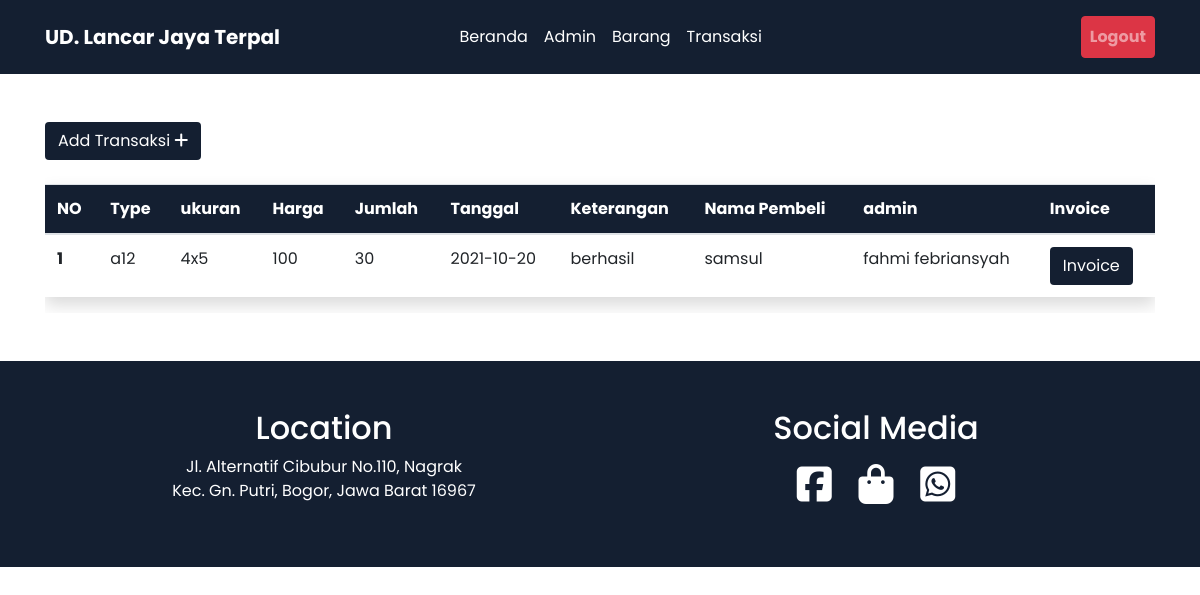
Page /transaksi.php (signed in) on the committed database.
### tables this page shows
CREATE TABLE `transaksi` (
  `id_transaksi` int(6) NOT NULL,
  `type` varchar(20) NOT NULL,
  `ukuran` varchar(20) NOT NULL,
  `harga` int(25) NOT NULL,
  `jumlah` int(11) NOT NULL,
  `tanggal` varchar(20) NOT NULL,
  `keterangan` varchar(30) NOT NULL,
  `pembeli` varchar(35) NOT NULL,
  `admin` varchar(30) NOT NULL,
  `paid` int(2) NOT NULL
);

### transaksi.php (the view, shortened to what this page needs)
<?php
$koneksi = mysqli_connect("localhost","root","","gudang_terpal");
$kuari = mysqli_query($koneksi,"SELECT * FROM transaksi");
?>
<!doctype html>
  <html lang="en">
  <head>
    <link rel="stylesheet" href="https://cdn.jsdelivr.net/npm/bootstrap@4.6.0/dist/css/bootstrap.min.css">
    <link rel="stylesheet" type="text/css" href="asset/style.css">
  </head>
  <body>
    <nav class="navbar navbar-expand-lg navbar-dark" style="background-color: #141F31;">
      <div class="container py-2">
        <a class="navbar-brand font-weight-bold" href="#">UD. Lancar Jaya Terpal</a>
        <div class="collapse navbar-collapse" id="navbarNavAltMarkup">
          <div class="navbar-nav mx-auto">
            <a class="nav-link active" href="index.php">Beranda</a>
            <a class="nav-link active" href="admin.php">Admin</a>
            <a class="nav-link active" href="barang.php">Barang</a>
            <a class="nav-link active" href="#">Transaksi</a>
          </div>
          <div class="navbar-nav ml-auto">
            <a class="nav-link btn btn-danger font-weight-bold" href="logout.php" onclick="return confirm('apakah anda yakin?');">Logout</a>
          </div>
        </div>
      </div>
    </nav>
    <div class="container mt-5">
      <a href="add-transaksi.php" class="btn text-white" style="background-color: #141F31;">Add Transaksi <i class="fas fa-plus"></i></a>
      <div class="table-responsive">
        <table class="table mt-4 shadow ">
          <thead class="text-white" style="background-color: #141F31;">
            <tr>
              <th scope="col">NO</th>
              <th scope="col">Type</th>
              <th scope="col">ukuran</th>
              <th scope="col">Harga</th>
              <th scope="col">Jumlah</th>
              <th scope="col">Tanggal</th>
              <th scope="col">Keterangan</th>
              <th scope="col">Nama Pembeli</th>
              <th scope="col">admin</th>
              <th scope="col">Invoice</th>
            </tr>
          </thead>
          <tbody>
            <?php
            $tambah = 1;
            while ($data = mysqli_fetch_assoc($kuari)){ ?>
              <tr>
                <th scope="row"><?php echo $tambah ?></th>
                <td><?php echo $data['type'] ?></td>
                <td><?php echo $data['ukuran'] ?></td>
                <td><?php echo $data['harga'] ?></td>
                <td><?php echo $data['jumlah'] ?></td>
                <td><?php echo $data['tanggal'] ?></td>
                <td><?php echo $data['keterangan'] ?></td>
                <td><?php echo $data['pembeli']; ?></td>
                <td><?php echo $data['admin'] ?></td>
                <td><a href="invoice.php?id=<?php echo $data['pembeli'] ?>" class="btn text-white" style="background-color: #141F31;">Invoice</a></td>
              </tr>
              <?php $tambah++; ?>
            <?php } ?>
          </tbody>
        </table>
      </div>
    </div>
    <div class="footer mt-5 p-5 text-white text-center" style="background-color: #141F31;">
      <div class="container">
        <div class="row">
          <div class="col-lg-6 mx-auto mx-3">
            <h2>Location</h2>
            <p class="mt-2">Jl. Alternatif Cibubur No.110, Nagrak <br> Kec. Gn. Putri, Bogor,
            Jawa Barat 16967</p>
          </div><div class="col-lg-6 mx-auto">
            <h2>Social Media</h2>
            <div class="socmed" style="font-size: 40px;">
              <a href="" class="text-white m-2"><i class="fab fa-facebook-square"></i></a>
              <a href="" class="text-white m-2"><i class="fas fa-shopping-bag"></i></a>
              <a href="" class="text-white m-2"><i class="fab fa-whatsapp-square"></i></a>
            </div>
          </div>
        </div>
      </div>
    </div>
  </body>
  </html>

### asset/style.css (style rules this page uses)
body { margin: 0; padding: 0; font-family: 'Poppins', sans-serif; }

### rows in the picture
transaksi: type "a12", ukuran "4x5", harga "100", jumlah "30", tanggal "2021-10-20", keterangan "berhasil", pembeli "samsul", admin "fahmi febriansyah"
